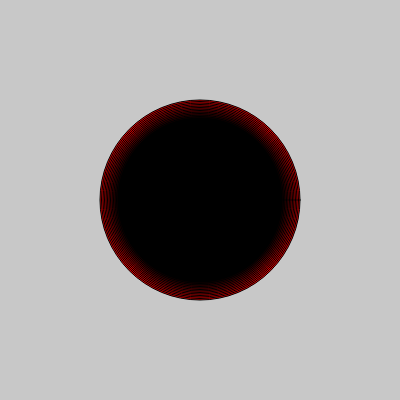
Frame 1 (no input)
Frame 60 (no input): identical to frame 1, image omitted
Frame 120 (the mouse pressed at the canvas centre since frame 60): identical to frame 1, image omitted

The p5.js sketch that drew this single still picture (run headless with seeded random() and noise() and a simulated clock; from frame 60 on, the mouse is pressed at the canvas centre):

// p5.js sketch
// ── sketch.js
function setup() {
  createCanvas(400, 400);
}

var xPos = 200;
var yPos = 200;


function draw() {
  background(200);
  var redColor = 255;

  fill(redColor, 0, 0);

// this is for loop. it is made up of 3 statements inside (declare, condition (t or f), changing the variable you declared)

//  for (var sizeOfCircle = 100; sizeOfCircle > 0; sizeOfCircle = sizeOfCircle - 10){
  var myVar = 100;

// these three statements below are the same thing.
//  myVar = myVar + 1;
//  myVar += 1;
// because the value is 1, you can use ++ syntax. will not work with other numbers.
//  myVar ++;

  for (var i = 0; i < 20; i++) {
    redColor -= 20;
    fill(redColor, 0, 0);
    var circleSize = 200 - i*3;
    ellipse(xPos, yPos, circleSize, circleSize);
  }
}
